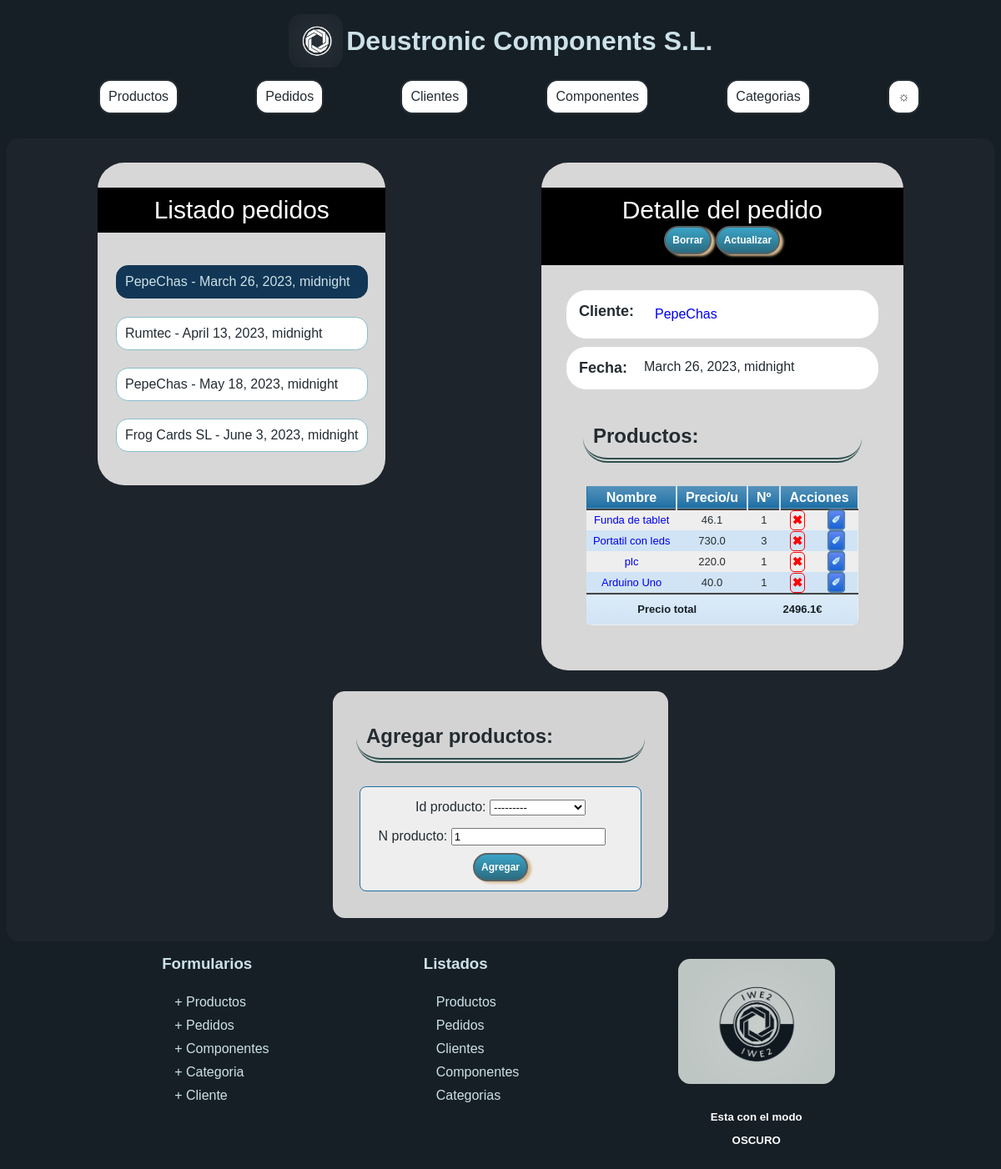
The page /appProyecto/pedidos/2 on the database as committed earlier.
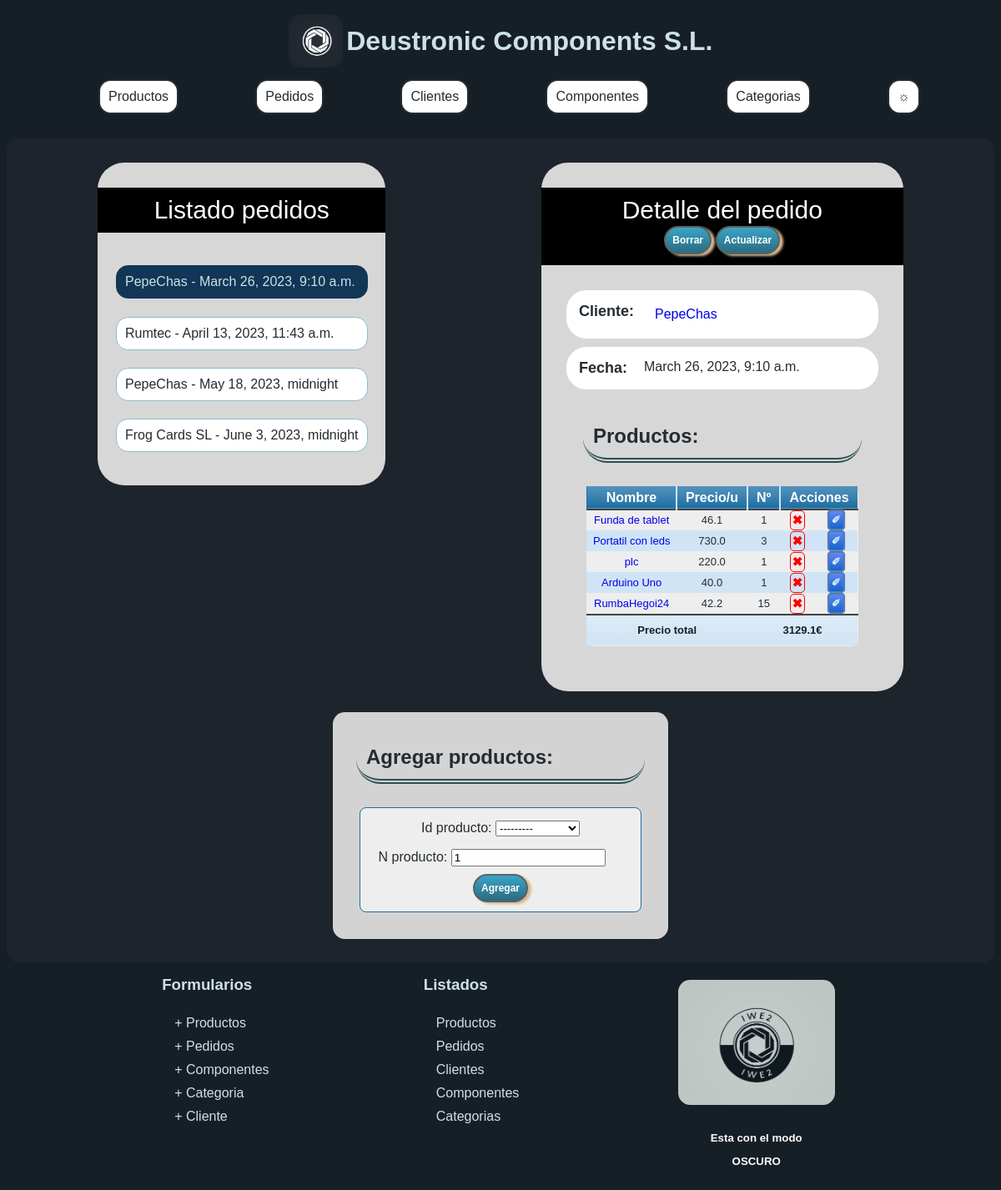
The same page on the database as committed later.
### appProyecto/models.py (models this page shows, shortened)
class Pedido(models.Model):
    id_cliente = models.ForeignKey(Cliente, on_delete=models.CASCADE)
    fecha = models.DateTimeField('Fecha de creacion')
    precio = models.FloatField(default=0)
    producto = models.ManyToManyField(Producto, through="Cantidad")

class Cliente(models.Model):
    cif = models.CharField(max_length=100, unique=True)
    nombre = models.CharField(max_length=100)
    direccion = models.CharField(max_length=200)
    telefono = models.CharField(max_length=30)
    email = models.EmailField(max_length=200)
    def __str__(self):
        return self.nombre

class Cantidad(models.Model):
    id_producto = models.ForeignKey(Producto, on_delete=models.CASCADE)
    id_pedido = models.ForeignKey(Pedido, on_delete=models.CASCADE)
    n_producto = models.IntegerField(
        default=1,
        validators=[
            MinValueValidator(1)
        ]
     )
    def obtener_cantidad(self):
        return self.n_producto * self.id_producto.obtener_precio()
    class Meta:
        unique_together = (('id_producto', 'id_pedido'),)

class Producto(models.Model):
    precio = models.FloatField(
        default=0,
        validators=[
            MinValueValidator(0)
        ]
     )
    nombre = models.CharField(max_length=200)
    descripcion = models.CharField(max_length=1000)
    categoria = models.ForeignKey(Categoria, on_delete=models.CASCADE)
    componente = models.ManyToManyField(Componente, through="Elemento")
    def obtener_precio(self):
        return self.precio
    def __str__(self):
        return self.nombre

### appProyecto/views.py (the view, shortened to what this page needs)
# urls.py: path('pedidos/<int:pk>',  views.PedidoDetailView.as_view(),
class PedidoDetailView(DetailView):
    model = Pedido
    def get_context_data(self, **kwargs):
        context = super().get_context_data(**kwargs)
        context['cantidades'] = self.object.cantidad_set.all()
        context['listaTodos'] = Pedido.objects.all()
        context['form'] = CantidadForm(
            initial={'id_pedido': self.object},
            pedido=self.object
        )
        total = 0
        for c in context['cantidades']:
            total = round(total + c.obtener_cantidad(), 2)
        self.object.precio = total
        self.object.save()
        context['precioTotal'] = total
        return context

### appProyecto/forms.py
class CantidadForm(forms.ModelForm):
    class Meta:
        model = Cantidad
        fields = ['id_producto', 'n_producto',]
    def __init__(self, *args, **kwargs):
        pedido = kwargs.pop('pedido', None)
        super().__init__(*args, **kwargs)
        if pedido:
            productos_en_pedido = pedido.producto.all()
            self.fields['id_producto'].queryset = Producto.objects.exclude(
                id__in=productos_en_pedido
            )

### appProyecto/templates/appProyecto/pedido_detail.html (shortened to what this page needs)
{% extends "detalle.html" %} {% load static %}  {% block elemListado %} pedidos
{%endblock %} {% block urlElemento %}
<a href="{% url 'detalle pedido' p.pk %}">
  {% if  p.id == pedido.id %}
  <li style="
  background-color: #123655;
  color: #cce1e8;
  border-color: #123655;
">{{ p.id_cliente }} - {{ p.fecha }}</li>
  {% else %}
  <li>{{ p.id_cliente }} - {{ p.fecha }}</li>
  {% endif %}
</a>
{% endblock %} {% block detalle %}
<div class="tituloProducto">
  Detalle del pedido
  <div class="barraBtn">
    <a href="/appProyecto/pedidos/{{pedido.id}}/delete/" class="button">
      Borrar</a
    >
    <a href="/appProyecto/pedidos/{{pedido.id}}/update/" class="button">
      Actualizar</a
    >
  </div>
</div>
<div class="datosProducto">
  <div class="propiedadProducto">
    <div class="tituloPropiedad">Cliente:</div>
    <a href="{% url 'detalle cliente' pedido.id_cliente.id %}">
      {{ pedido.id_cliente.nombre}}
    </a>
  </div>
  <div class="propiedadProducto">
    <div class="tituloPropiedad">Fecha:</div>
    {{ pedido.fecha}}
  </div>
  {% if cantidades %}
  <div class="contenedorComponentes">
    <div class="elementoComponente">
      <h2>Productos:</h2>
      <table class="blueTable">
        <thead>
          <tr>
            <th>Nombre</th>
            <th>Precio/u</th>
            <th>Nº</th>
            <th colspan="2">Acciones</th>
          </tr>
        </thead>
        <tbody>
          {% for cantidad in cantidades %}
          <tr>
            <td>
              <a href="{% url 'detalle producto' cantidad.id_producto.pk %}">
                {{ cantidad.id_producto.nombre }}
              </a>
            </td>
            <td>{{ cantidad.id_producto.precio }}</td>
            <td>{{ cantidad.n_producto }}</td>
            <td>
              <a
                href="{% url 'borrar cantidad' cantidad.pk %}"
                class="buttonBorrar borrar"
              >
                ✖</a
              >
            </td>
            <td>
              <a
                class="buttonAccion"
                href="{% url 'actualizar cantidad' cantidad.pk %}"
              >
                ✐
              </a>
            </td>
          </tr>
          {% endfor %}
        </tbody>
        <tfoot>
          <tr>
            <td colspan="2">Precio total</td>
            <td colspan="3">{{precioTotal}}€</td>
          </tr>
        </tfoot>
      </table>
      {% else %}
      <div class="tituloPropiedad">
        NO EXISTE NINGUN PRODUCTO EN ESTE PEDIDO
      </div>
      {% endif %}
    </div>
  </div>
</div>
{% endblock %}
{% block accion %}
  <div class="cuadroInformacion">
    <div class="elementoComponente">
        <h2>Agregar productos:</h2>
        <form class="cuadroFormularios" method="post">
          {% csrf_token %} {{ form.errors }} {{ form.as_p }}
          <p id="informacionCantidad"></p>
          <button type="submit" class="botonAgregar">Agregar</button>
        </form>
      </div>
    </div>
  </div>
{% endblock %}

### appProyecto/templates/detalle.html (shortened to what this page needs)
{% extends "base.html" %} {% block titulo %} Detalle {%endblock %}
{% block contenido %}
<div class="contenedorPrincipal">
  <section class="navegadorProductos">
    <div class="tituloNavegadorProductos">
      Listado {% block elemListado %} {% endblock %}
    </div>
    <div class="listaProductos">
      <ul>
        {% for p in listaTodos %} {% block urlElemento %} {% endblock %}
        {% endfor %}
      </ul>
    </div>
  </section>
  <div class="descripcionProducto">{% block detalle %} {% endblock %}</div>
{% block accion %} {% endblock %}
  {% endblock %}

### appProyecto/templates/base.html (shortened to what this page needs)
{% load static %}
<!DOCTYPE html>
<html lang="en">
  <head>
    <link id="estilos" rel="stylesheet" href="{% static 'css/estilos.css' %}" />
  </head>
  <body>
    <header class="cabeceraflex">
      <a href="{% url 'inicio'%}" class="logoCabecera enlacesClaros">
        <div class="cabecera">
          <img src="{% static 'imagenes/miniLogo.png' %}" style="height: 4em" />
          <h1 style="text-decoration: none; margin: 0px; display: inline-block">
            Deustronic Components S.L.
          </h1>
        </div>
      </a>
      <div class="cabecera">
        <nav class="menu">
          <a class="enlace" href="{% url 'lista productos'  %}">Productos</a>
          <a class="enlace" href="{% url 'lista pedidos'  %}">Pedidos</a>
          <a class="enlace" href="{% url 'lista clientes'  %}">Clientes</a>
          <a class="enlace" href="{% url 'lista componentes'  %}"
            >Componentes</a
          >
          <a class="enlace" href="{% url 'lista categorias'  %}">Categorias</a>
          <a class="enlace" id="modoClaro">☼</a>
        </nav>
      </div>
    </header>
    <main>{% block contenido %}{% endblock %}</main>
    <footer class="flexFila">
      <div class="sociales-footer">
        <h3>Formularios</h3>
        <ul class="linksFooter">
          <li class="iconosRedes">
            <a
              class="LinkIiconosRedes enlacesClaros"
              href="{% url 'crear producto'  %}"
              ><span>+ Productos</span></a
            >
          </li>
          <li class="iconosRedes">
            <a
              class="LinkIiconosRedes enlacesClaros"
              href="{% url 'crear pedido'  %}"
              ><span>+ Pedidos</span></a
            >
          </li>
          <li class="iconosRedes">
            <a
              class="LinkIiconosRedes enlacesClaros"
              href="{% url 'crear componente'  %}"
              ><span>+ Componentes</span></a
            >
          </li>
          <li class="iconosRedes">
            <a
              class="LinkIiconosRedes enlacesClaros"
              href="{% url 'crear categoria'  %}"
              ><span>+ Categoria</span>
            </a>
          </li>
          <li class="iconosRedes">
            <a
              class="LinkIiconosRedes enlacesClaros"
              href="{% url 'crear cliente'  %}"
            >
              <span>+ Cliente</span>
            </a>
          </li>
        </ul>
      </div>
      <div class="sociales-footer">
        <h3>Listados</h3>
        <ul class="linksFooter">
          <li class="iconosRedes">
            <a
              class="LinkIiconosRedes enlacesClaros"
              href="{% url 'lista productos'  %}"
              ><span>Productos</span></a
            >
          </li>
          <li class="iconosRedes">
            <a
              class="LinkIiconosRedes enlacesClaros"
              href="{% url 'lista pedidos'  %}"
              ><span>Pedidos</span></a
            >
          </li>
          <li class="iconosRedes">
            <a
              class="LinkIiconosRedes enlacesClaros"
              href="{% url 'lista clientes'  %}"
              ><span>Clientes</span></a
            >
          </li>
          <li class="iconosRedes">
            <a
              class="LinkIiconosRedes enlacesClaros"
              href="{% url 'lista componentes'  %}"
              ><span>Componentes</span></a
            >
          </li>
          <li class="iconosRedes">
            <a
              class="LinkIiconosRedes enlacesClaros"
              href="{% url 'lista categorias'  %}"
              >Categorias</a
            >
          </li>
        </ul>
      </div>
      <div id="cuadroFooterLogo" class="sociales-footer">
        <a class="enlacesClaros" href="{% url 'inicio'%}"
          ><img
            id="logoCompleto"
            src="{% static 'imagenes/logoCompleto.png' %}"
            alt="logo completo"
          />
        </a>
        <h5>Esta con el modo <p id="modoPagina">OSCURO</p></h5>
      </div>
    </footer>
  </body>
</html>

Rows that differ between the two databases and show on the page:
changed Pedido: fecha "March 26, 2023, midnight" → "March 26, 2023, 9:10 a.m."; precio "2496.1" → "3129.1"
changed Pedido "Rumtec": fecha "April 13, 2023, midnight" → "April 13, 2023, 11:43 a.m."
added Cantidad: id_producto.nombre "RumbaHegoi24", id_producto.precio "42.2", n_producto "15"
